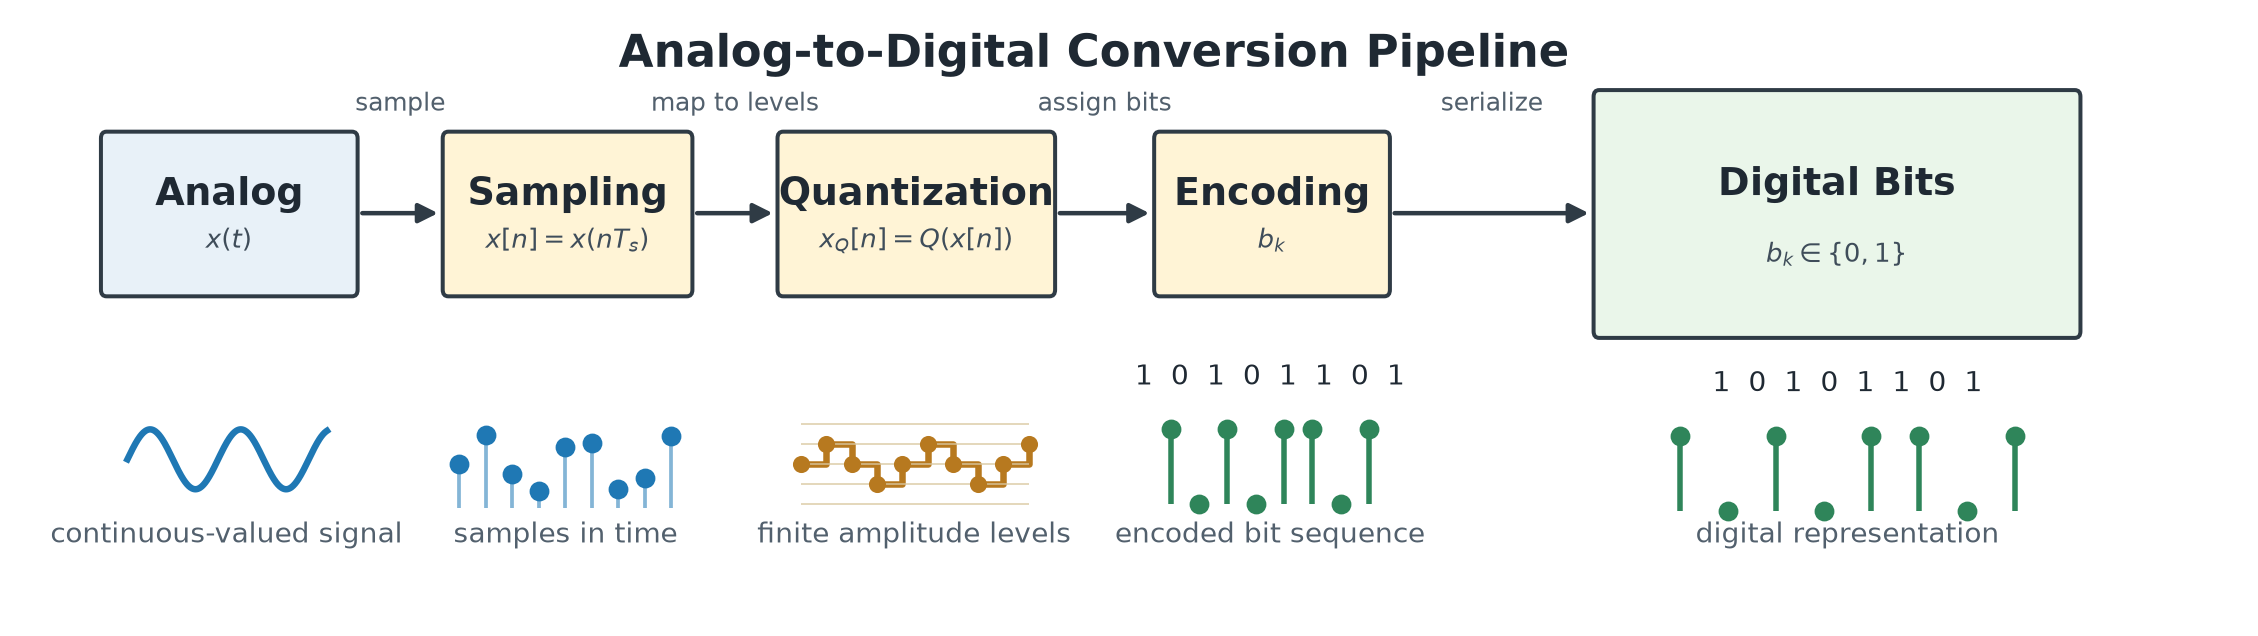

This chart was generated by the following Python code:
import os
import tempfile

import numpy as np

os.environ.setdefault("MPLCONFIGDIR", os.path.join(tempfile.gettempdir(), "matplotlib"))

import matplotlib

matplotlib.use("Agg")

import matplotlib.pyplot as plt
from matplotlib.patches import FancyArrowPatch, FancyBboxPatch


OUTPUT = ".admin/notebooks/picture/ADC_Pipeline.png"


def add_box(ax, xy, width, height, title, subtitle, facecolor):
    x, y = xy
    box = FancyBboxPatch(
        (x, y),
        width,
        height,
        boxstyle="round,pad=0.02,rounding_size=0.04",
        linewidth=1.6,
        edgecolor="#2f3b45",
        facecolor=facecolor,
    )
    ax.add_patch(box)
    ax.text(
        x + width / 2,
        y + height * 0.62,
        title,
        ha="center",
        va="center",
        fontsize=15,
        fontweight="bold",
        color="#1f2933",
    )
    ax.text(
        x + width / 2,
        y + height * 0.33,
        subtitle,
        ha="center",
        va="center",
        fontsize=10.5,
        color="#3f4d5a",
    )


def add_arrow(ax, start, end, label=None):
    arrow = FancyArrowPatch(
        start,
        end,
        arrowstyle="-|>",
        mutation_scale=16,
        linewidth=1.8,
        color="#2f3b45",
        shrinkA=3,
        shrinkB=3,
    )
    ax.add_patch(arrow)
    if label:
        ax.text(
            (start[0] + end[0]) / 2,
            start[1] + 0.58,
            label,
            ha="center",
            va="bottom",
            fontsize=10,
            color="#52606d",
        )


def add_wave(ax, x0, x1, y, amp=0.18, cycles=2.2, color="#1f78b4"):
    x = np.linspace(x0, x1, 350)
    phase = np.linspace(0, cycles * 2 * np.pi, x.size)
    ax.plot(x, y + amp * np.sin(phase), color=color, linewidth=2.6)


def add_sampled_wave(ax, x0, x1, y):
    x = np.linspace(x0, x1, 9)
    phase = np.linspace(0, 2.2 * 2 * np.pi, x.size)
    values = y + 0.18 * np.sin(phase)
    ax.vlines(x, y - 0.26, values, color="#1f78b4", linewidth=1.5, alpha=0.55)
    ax.scatter(x, values, s=48, color="#1f78b4", zorder=3)


def add_quantized_signal(ax, x0, x1, y):
    x = np.linspace(x0, x1, 10)
    phase = np.linspace(0, 2.2 * 2 * np.pi, x.size)
    raw = 0.18 * np.sin(phase)
    levels = np.round(raw / 0.12) * 0.12
    ax.step(x, y + levels, where="post", color="#b7791f", linewidth=2.6)
    ax.scatter(x, y + levels, s=34, color="#b7791f", zorder=3)
    for level in [-0.24, -0.12, 0, 0.12, 0.24]:
        ax.hlines(y + level, x0, x1, color="#d8c7a0", linewidth=0.8, alpha=0.7)


def add_bits(ax, x0, x1, y, color="#2f855a"):
    xs = np.linspace(x0, x1, 8)
    bits = np.array([1, 0, 1, 0, 1, 1, 0, 1])
    ax.vlines(xs, y, y + bits * 0.45, color=color, linewidth=2.2)
    ax.scatter(xs, y + bits * 0.45, s=48, color=color, zorder=3)
    ax.text((x0 + x1) / 2, y + 0.72, "1  0  1  0  1  1  0  1", ha="center", fontsize=11, color="#1f2933")


def main():
    fig, ax = plt.subplots(figsize=(15.8, 4.2))
    fig.patch.set_alpha(0)
    ax.set_facecolor("white")
    ax.set_xlim(0, 15.8)
    ax.set_ylim(0.65, 4.15)
    ax.axis("off")

    analog_color = "#e8f1f8"
    process_color = "#fff4d6"
    digital_color = "#eaf6ea"

    boxes = [
        ((0.55, 2.55), 1.8, 0.95, "Analog", "$x(t)$", analog_color),
        ((3.0, 2.55), 1.75, 0.95, "Sampling", "$x[n]=x(nT_s)$", process_color),
        ((5.4, 2.55), 1.95, 0.95, "Quantization", "$x_Q[n]=Q(x[n])$", process_color),
        ((8.1, 2.55), 1.65, 0.95, "Encoding", "$b_k$", process_color),
        ((11.25, 2.3), 3.45, 1.45, "Digital Bits", "$b_k \\in \\{0,1\\}$", digital_color),
    ]
    for args in boxes:
        add_box(ax, *args)

    add_arrow(ax, (2.35, 3.03), (3.0, 3.03), "sample")
    add_arrow(ax, (4.75, 3.03), (5.4, 3.03), "map to levels")
    add_arrow(ax, (7.35, 3.03), (8.1, 3.03), "assign bits")
    add_arrow(ax, (9.75, 3.03), (11.25, 3.03), "serialize")

    add_wave(ax, 0.72, 2.15, 1.55)
    ax.text(1.43, 1.05, "continuous-valued signal", ha="center", fontsize=11, color="#52606d")

    add_sampled_wave(ax, 3.1, 4.62, 1.52)
    ax.text(3.86, 1.05, "samples in time", ha="center", fontsize=11, color="#52606d")

    add_quantized_signal(ax, 5.55, 7.18, 1.52)
    ax.text(6.36, 1.05, "finite amplitude levels", ha="center", fontsize=11, color="#52606d")

    add_bits(ax, 8.2, 9.62, 1.28)
    ax.text(8.91, 1.05, "encoded bit sequence", ha="center", fontsize=11, color="#52606d")

    add_bits(ax, 11.85, 14.25, 1.24)
    ax.text(13.05, 1.05, "digital representation", ha="center", fontsize=11, color="#52606d")

    ax.text(
        7.65,
        3.98,
        "Analog-to-Digital Conversion Pipeline",
        ha="center",
        va="center",
        fontsize=18,
        fontweight="bold",
        color="#1f2933",
    )

    fig.savefig(
        OUTPUT,
        format="png",
        dpi=180,
        transparent=False,
        facecolor=(1, 1, 1, 0),
        edgecolor="none",
        bbox_inches="tight",
        pad_inches=0.15,
    )
    plt.close(fig)


if __name__ == "__main__":
    main()
